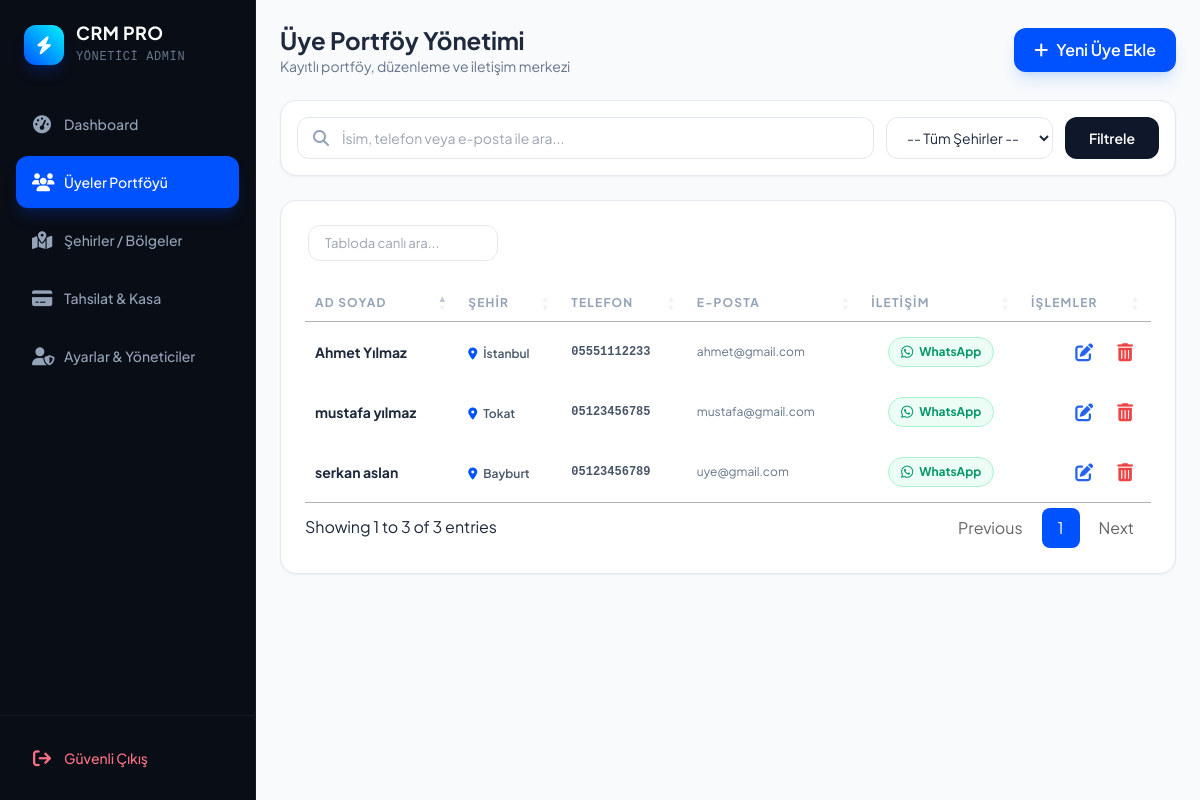
/uyeler.php (signed in), run on the app's committed database.
### tables this page shows
CREATE TABLE `uyeler` (
  `id` int(11) NOT NULL,
  `bolge_id` int(11) DEFAULT NULL,
  `ad_soyad` varchar(100) NOT NULL,
  `telefon` varchar(20) DEFAULT NULL,
  `email` varchar(100) DEFAULT NULL,
  `sehir_plaka` varchar(2) DEFAULT '34'
);

CREATE TABLE `sehirler` (
  `id` int(11) NOT NULL,
  `plaka` varchar(2) NOT NULL,
  `sehir_adi` varchar(50) NOT NULL
);

### uyeler.php (the view, shortened to what this page needs)
<?php
include 'config/db.php';
include 'includes/header.php';
include 'includes/sidebar.php';
$where = "WHERE 1=1";
$params = [];
$stmt = $db->prepare("SELECT u.*, s.sehir_adi FROM uyeler u LEFT JOIN sehirler s ON u.sehir_plaka = s.plaka $where ORDER BY u.id DESC");
$stmt->execute($params);
$uyeler = $stmt->fetchAll();
?>
<main class="flex-1 w-full min-w-0 p-6 bg-slate-50 min-h-screen overflow-y-auto">
    <div class="flex justify-between items-center mb-6">
        <div>
            <h1 class="text-2xl font-bold text-slate-800">Üye Portföy Yönetimi</h1>
            <p class="text-slate-500 text-sm">Kayıtlı portföy, düzenleme ve iletişim merkezi</p>
        </div>
        <button onclick="openModal('modalUyeEkle')" class="bg-brand-electric hover:bg-brand-electricHover text-white px-5 py-2.5 rounded-xl shadow-lg shadow-blue-500/20 transition-all flex items-center font-semibold">
            <i class="fa-solid fa-plus mr-2"></i> Yeni Üye Ekle
        </button>
    </div>
    <div class="bg-white p-4 rounded-2xl shadow-sm border border-slate-200 mb-6">
        <form method="GET" class="flex flex-col md:flex-row gap-3">
            <div class="relative flex-1">
                <i class="fa-solid fa-magnifying-glass absolute left-4 top-1/2 -translate-y-1/2 text-slate-400"></i>
                <input type="text" name="ara" value="<?= htmlspecialchars($_GET['ara'] ?? '') ?>" placeholder="İsim, telefon veya e-posta ile ara..." class="w-full pl-11 pr-4 py-2.5 border border-slate-200 rounded-xl text-sm focus:ring-2 focus:ring-brand-electric outline-none">
            </div>
            <select name="sehir" class="border border-slate-200 rounded-xl px-4 py-2.5 text-sm bg-white focus:ring-2 focus:ring-brand-electric outline-none">
                <option value="">-- Tüm Şehirler --</option>
            </select>
            <button type="submit" class="bg-slate-900 hover:bg-black text-white px-6 py-2.5 rounded-xl text-sm font-semibold transition">
                Filtrele
            </button>
        </form>
    </div>
    <div class="bg-white rounded-2xl shadow-sm border border-slate-200 overflow-hidden">
        <div class="p-6">
            <table id="tabloUyeler" class="w-full text-left">
                <thead>
                    <tr class="text-slate-400 text-xs uppercase tracking-widest border-b border-slate-100">
                        <th class="pb-4 font-semibold">AD SOYAD</th>
                        <th class="pb-4 font-semibold">ŞEHİR</th>
                        <th class="pb-4 font-semibold">TELEFON</th>
                        <th class="pb-4 font-semibold">E-POSTA</th>
                        <th class="pb-4 font-semibold text-center">İLETİŞİM</th>
                        <th class="pb-4 font-semibold text-right">İŞLEMLER</th>
                    </tr>
                </thead>
                <tbody class="text-slate-600 text-sm">
                    <?php foreach($uyeler as $row): ?>
                    <tr class="border-b border-slate-50 hover:bg-slate-50/80 transition">
                        <td class="py-4 font-bold text-slate-800">
                            <?= htmlspecialchars($row['ad_soyad']) ?>
                        </td>
                        <td class="py-4">
                            <span class="inline-flex items-center text-xs font-semibold text-slate-600">
                                <i class="fa-solid fa-location-dot text-brand-electric mr-1.5"></i>
                                <?= htmlspecialchars($row['sehir_adi'] ?? 'Belirtilmemiş') ?>
                            </span>
                        </td>
                        <td class="py-4 font-mono text-xs font-semibold text-slate-600">
                            <?= htmlspecialchars($row['telefon'] ?? '-') ?>
                        </td>
                        <td class="py-4 text-slate-500 text-xs">
                            <?= htmlspecialchars($row['email'] ?? '-') ?>
                        </td>
                        <td class="py-4 text-center">
                            <?php if(!empty($row['telefon'])): ?>
                                <a href="https://wa.me/90<?= $row['telefon'] ?>?text=Merhaba%20Sayın%20<?= urlencode($row['ad_soyad']) ?>," target="_blank" class="inline-flex items-center px-3 py-1 rounded-full text-xs font-bold bg-emerald-50 text-emerald-600 hover:bg-emerald-100 border border-emerald-200 transition">
                                    <i class="fa-brands fa-whatsapp mr-1.5 text-sm"></i> WhatsApp
                                </a>
                            <?php else: ?>
                                <span class="text-slate-300 text-xs">-</span>
                            <?php endif; ?>
                        </td>
                        <td class="py-4 text-right">
                            <div class="flex justify-end gap-2">
                                <button onclick='duzenle(<?= json_encode($row) ?>)' class="p-2 hover:bg-blue-50 rounded-lg text-blue-600 transition">
                                    <i class="fa-solid fa-pen-to-square text-lg"></i>
                                </button>
                                <button onclick="confirmDelete(<?= $row['id'] ?>)" class="p-2 hover:bg-red-50 rounded-lg text-red-500 transition">
                                    <i class="fa-solid fa-trash-can text-lg"></i>
                                </button>
                            </div>
                        </td>
                    </tr>
                    <?php endforeach; ?>
                </tbody>
            </table>
        </div>
    </div>
</main>
<?php include 'includes/footer.php'; ?>

### data on the page
uyeler: ad_soyad "mustafa yılmaz", sehirler.sehir_adi "Tokat", telefon "05123456785", email "mustafa@gmail.com"
uyeler: ad_soyad "serkan aslan", sehirler.sehir_adi "Bayburt", telefon "05123456789", email "uye@gmail.com"
uyeler: ad_soyad "Ahmet Yılmaz", sehirler.sehir_adi "İstanbul", telefon "05551112233", email "ahmet@gmail.com"

### other printed values
$_SESSION['ad_soyad'] "YÖNETICI ADMIN"
